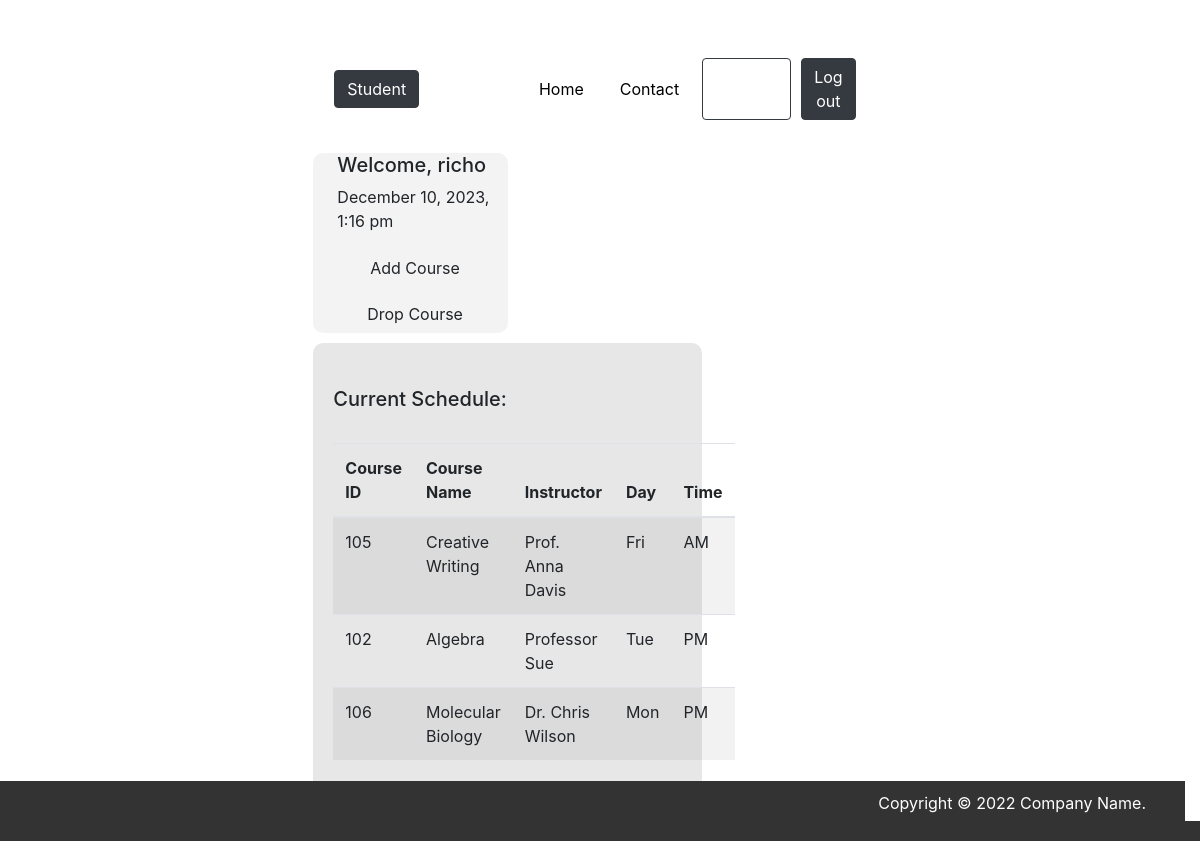
Page /view_current_schedule.php (signed in) on the committed database.
### tables this page shows
CREATE TABLE `courses` (
  `cid` int(11) NOT NULL,
  `cname` varchar(60) NOT NULL,
  `instructor` varchar(60) NOT NULL,
  `day` char(3) DEFAULT NULL,
  `time` char(2) DEFAULT NULL
);

### view_current_schedule.php (the view, shortened to what this page needs)
<?php
include_once 'config.php';
$studentId = isset($_SESSION['sid']) ? $_SESSION['sid'] : null;
$userName = isset($_SESSION['username']) ? $_SESSION['username'] : 'Guest';
$currentDateTime = date('F j, Y, g:i a');
function getStudentSchedule($pdo, $studentId)
{
    $stmt = $pdo->prepare("SELECT c.cid, c.cname, c.instructor, c.day, c.time
                           FROM enrolled e
                           JOIN courses c ON e.cid = c.cid
                           WHERE e.sid = :sid");
    $stmt->bindParam(':sid', $studentId, PDO::PARAM_INT);
    $stmt->execute();
    return $stmt->fetchAll(PDO::FETCH_ASSOC);
}
$schedule = getStudentSchedule($db_connection, $studentId);
?>
<!DOCTYPE html>
<html lang="en">
<head>
    <link rel="stylesheet" href="https://stackpath.bootstrapcdn.com/bootstrap/4.5.2/css/bootstrap.min.css">
    <link rel="stylesheet" href="/css/stylesheet.css">
</head>
<body>
    <div class="content-wrap">
        <header>
            <div class="navbar navbar-expand-lg navbar-light padding">
                <div class="col text-left">
                    <a href='student_dashboard.php' class="btn btn-dark">Student</a>
                </div>
                <div class="col text-right">
                    <a href="student_dashboard.php" class="btn btn-link" style="color: #000000;">Home</a>
                    <a href="contact.php" class="btn btn-link" style="color: #000000;">Contact</a>
                    <a href="student_dashboard.php" class="btn btn-outline-dark">My Account</a>
                    <a href="logout.php" class="btn btn-dark">Log out</a>
                </div>
            </div>
        </header>
        <main>
            <div class="row padding main-content">
                <div class="col-md-4 sidebar pl-4">
                    <h5>Welcome, <?php echo htmlspecialchars($userName); ?></h5>
                    <p><?php echo $currentDateTime; ?></p>
                    <a href="addCourse.php" class="btn btn-custom-1 btn-block">Add Course</a>
                    <a href="dropCourse.php" class="btn btn-custom-2 btn-block">Drop Course</a>
                </div>
                <div class="col-md-8 main-content loader pr-4">
                    <br>
                    <h5>Current Schedule:</h5>
                    <br>
                    <table class="table table-striped table-hover">
                        <thead>
                            <tr>
                                <th>Course ID</th>
                                <th>Course Name</th>
                                <th>Instructor</th>
                                <th>Day</th>
                                <th>Time</th>
                            </tr>
                        </thead>
                        <tbody>
                            <?php foreach ($schedule as $course) : ?>
                                <tr>
                                    <td><?php echo htmlspecialchars($course['cid']); ?></td>
                                    <td><?php echo htmlspecialchars($course['cname']); ?></td>
                                    <td><?php echo htmlspecialchars($course['instructor']); ?></td>
                                    <td><?php echo htmlspecialchars($course['day']); ?></td>
                                    <td><?php echo htmlspecialchars($course['time']); ?></td>
                                </tr>
                            <?php endforeach; ?>
                        </tbody>
                    </table>
                </div>
            </div>
        </main>
    </div>
    <footer>
        <div class="footer row padding pr-4">
            <div class="col text-right">
                <p>Copyright &copy; 2022 Company Name.</p>
            </div>
        </div>
    </footer>
</body>
</html>

### css/stylesheet.css (style rules this page uses)
html, body { height: 100%; margin: 0; display: flex; flex-direction: column; justify-content: center; align-items: center; }
body { padding-top: 70px; }
footer, .footer { background-color: #333; color: #fff; text-align: center; padding: 10px 0; position: fixed; bottom: 0; width: 100%; }
.main-content, .content-wrap { flex-grow: 1; display: flex; flex-direction: column; padding: 20px; }
.sidebar { background-color: #f0f0f0cf; }
.col-md-4, .col-md-8 { display: flex; flex-direction: column; border-radius: 10px; margin: 5px; }
.loader { background-color: rgba(225, 225, 225, 0.785); }
.navbar { width: 100%; margin-bottom: 0; }
.navbar .col { display: flex; align-items: center; }
.navbar a { margin-right: 10px; color: #fff; }

### rows in the picture
courses: cid "105", cname "Creative Writing", instructor "Prof. Anna Davis", day "Fri", time "AM"
courses: cid "102", cname "Algebra", instructor "Professor Sue", day "Tue", time "PM"
courses: cid "106", cname "Molecular Biology", instructor "Dr. Chris Wilson", day "Mon", time "PM"

### other values in the picture
$userName "richo"
